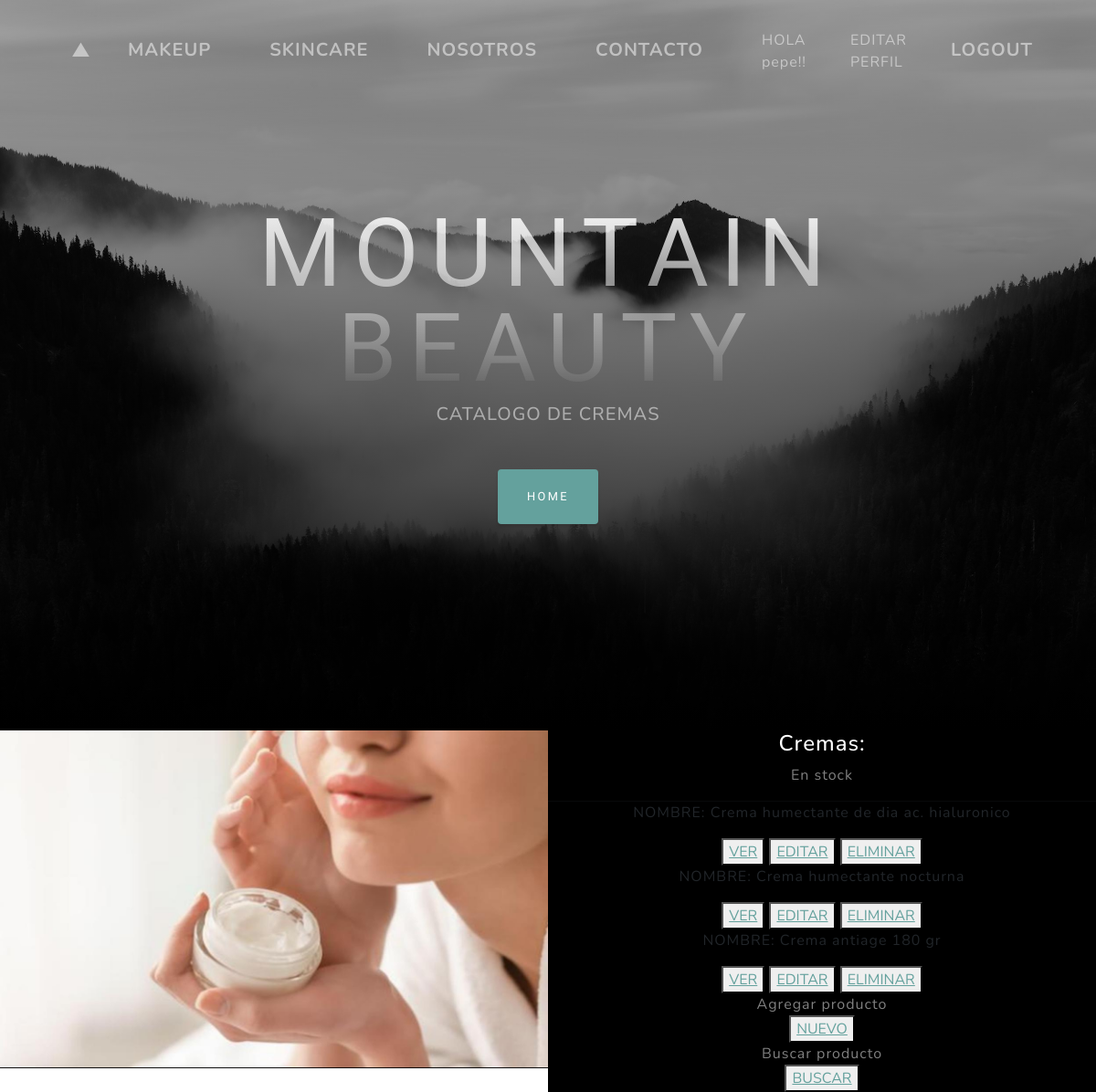
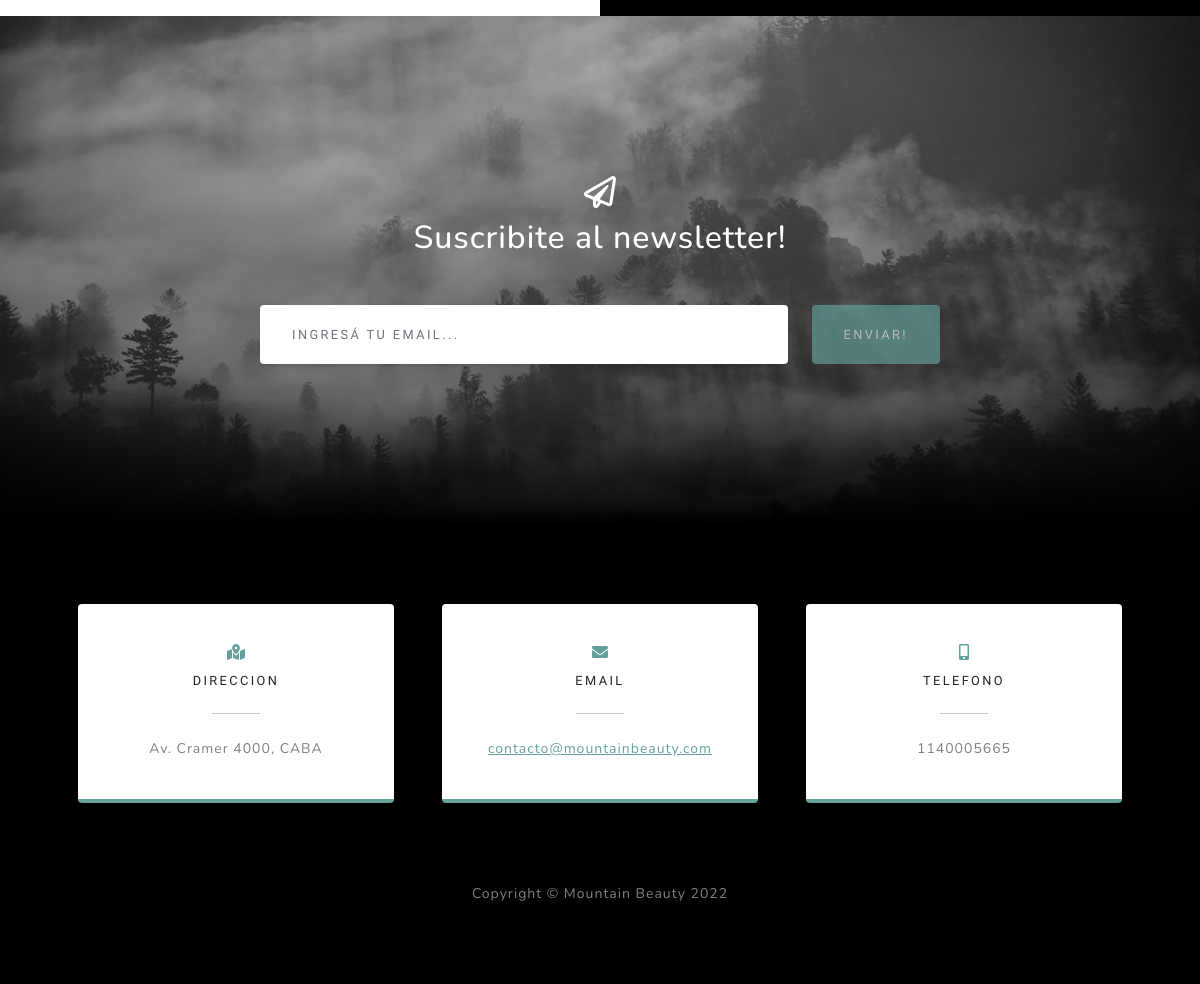
Page /AppCoder/cremas/list (signed in) on the committed database (2 pictures, top to bottom).
### AppCoder/models.py (models this page shows, shortened)
class Cremas(models.Model):
    nombre = models.CharField(max_length=40)
    stock= models.IntegerField()
    precio= models.IntegerField()

### AppCoder/views.py (the view)
# urls.py: path('cremas/list', views.CremasList.as_view(), name= "List"),
class CremasList(ListView):
   model = Cremas
   template_name= "AppCoder/cremas_list.html"

### AppCoder/templates/AppCoder/cremas_list.html (shortened to what this page needs)
{% extends "AppCoder/padre.html" %}
{% load static %}
{% block contenidoQueCambia2 %}
<h2 class="text-white-50 mx-auto mt-2 mb-5">CATALOGO DE CREMAS</h2>
{% endblock %}
{% block contenidoQueCambia %}
<div class="row gx-0 mb-5 mb-lg-0 justify-content-center">
    <div class="col-lg-6"><img class="img-fluid" src="{% static 'AppCoder/assets/img/crema.jpg' %}" alt="..." /></div>
    <div class="col-lg-6">
        <div class="bg-black text-center h-100 project">
            <div class="d-flex h-100">
                <div class="project-text w-100 my-auto text-center text-lg-left">
                    <h4 class="text-white">Cremas:</h4>
                    <p class="mb-0 text-white-50">En stock</p>
                    <hr class="d-none d-lg-block mb-0 ms-0" />
                       <u1>
                       {%  for crema in object_list   %}
                         <p>NOMBRE: {{crema.nombre}}</p>
                           <button>
                            <a href="{% url 'Detail' crema.id %}">VER</a>
                            </button>
                            <button>
                            <a href="{% url 'Edit' crema.id %}">EDITAR</a>
                            </button>
                            <button>
                            <a href="{% url 'Delete' crema.id %}">ELIMINAR</a>
                            </button>
                       {% endfor %}
                       <p class="mb-0 text-white-50">Agregar producto</p>
                       <button>
                       <a href="{% url 'New'  %}">NUEVO</a>
                       </button>
                       <p class="mb-0 text-white-50">Buscar producto</p>
                       <button>
                       <a href="{% url 'BusquedaCremas'  %}">BUSCAR</a>
                       </button>
                       </u1>
                </div>
            </div>
        </div>
    </div>
</div>
{% endblock %}

### AppCoder/templates/AppCoder/padre.html (shortened to what this page needs)
<!DOCTYPE html>
<html lang="en">
    <head>
        {%  load static   %}
        <link href="{% static 'AppCoder/css/styles.css' %}" rel="stylesheet" />
    </head>
    <body id="page-top">
        <nav class="navbar navbar-expand-lg navbar-light fixed-top" id="mainNav">
            <div class="container px-4 px-lg-5">
                <a class="navbar-brand" href="#page-top">▲</a>
                <div class="collapse navbar-collapse" id="navbarResponsive">
                    <ul class="navbar-nav ms-auto">
                        <li class="navbar-brand"><a class="nav-link" href="{% url 'Makeup' %}">MAKEUP</a></li>
                        <li class="navbar-brand"><a class="nav-link" href="{% url 'Skincare' %}">SKINCARE</a></li>
                        <li class="navbar-brand"><a class="nav-link" href="{% url 'Nosotros' %}">NOSOTROS</a></li>
                        <li class="navbar-brand"><a class="nav-link" href="{% url 'Contacto' %}">CONTACTO</a></li>
                        {% if request.user.is_authenticated %}
                        <li class="nav-item"><a class="nav-link"> HOLA {{user.username}}!!</a></li>
                        <li class="nav-item"><a class="nav-link" href="{% url 'EditarPerfil' %}">EDITAR PERFIL</a></li>
                        <li class="navbar-brand"><a class="nav-link" href="{% url 'Logout' %}">LOGOUT</a></li>
                        {% endif %}
                    </ul>
                </div>
            </div>
        </nav>
        <header class="masthead">
            <div class="container px-4 px-lg-5 d-flex h-100 align-items-center justify-content-center">
                <div class="d-flex justify-content-center">
                    <div class="text-center">
                        <h1 class="mx-auto my-0 text-uppercase">Mountain Beauty</h1>
                        {% block contenidoQueCambia2 %}{% endblock %}
                        <a class="btn btn-primary" href="{% url 'Inicio' %}">Home</a>
                    </div>
                </div>
            </div>
        </header>
        {% block contenidoQueCambia %}{% endblock %}
        <section class="signup-section" id="signup">
            <div class="container px-4 px-lg-5">
                <div class="row gx-4 gx-lg-5">
                    <div class="col-md-10 col-lg-8 mx-auto text-center">
                        <i class="far fa-paper-plane fa-2x mb-2 text-white"></i>
                        <h2 class="text-white mb-5">Suscribite al newsletter!</h2>
                        <form class="form-signup" id="contactForm" data-sb-form-api-token="API_TOKEN">
                            <div class="row input-group-newsletter">
                                <div class="col"><input class="form-control" id="emailAddress" type="email" placeholder="Ingresá tu email..." aria-label="Enter email address..." data-sb-validations="required,email" /></div>
                                <div class="col-auto"><button class="btn btn-primary disabled" id="submitButton" type="submit">ENVIAR!</button></div>
                            </div>
                        </form>
                    </div>
                </div>
            </div>
        </section>
        <section class="contact-section bg-black">
            <div class="container px-4 px-lg-5">
                <div class="row gx-4 gx-lg-5">
                    <div class="col-md-4 mb-3 mb-md-0">
                        <div class="card py-4 h-100">
                            <div class="card-body text-center">
                                <i class="fas fa-map-marked-alt text-primary mb-2"></i>
                                <h4 class="text-uppercase m-0">DIRECCION</h4>
                                <hr class="my-4 mx-auto" />
                                <div class="small text-black-50">Av. Cramer 4000, CABA</div>
                            </div>
                        </div>
                    </div>
                    <div class="col-md-4 mb-3 mb-md-0">
                        <div class="card py-4 h-100">
                            <div class="card-body text-center">
                                <i class="fas fa-envelope text-primary mb-2"></i>
                                <h4 class="text-uppercase m-0">EMAIL</h4>
                                <hr class="my-4 mx-auto" />
                                <div class="small text-black-50"><a href="#!">contacto@mountainbeauty.com</a></div>
                            </div>
                        </div>
                    </div>
                    <div class="col-md-4 mb-3 mb-md-0">
                        <div class="card py-4 h-100">
                            <div class="card-body text-center">
                                <i class="fas fa-mobile-alt text-primary mb-2"></i>
                                <h4 class="text-uppercase m-0">TELEFONO</h4>
                                <hr class="my-4 mx-auto" />
                                <div class="small text-black-50">1140005665</div>
                            </div>
                        </div>
                    </div>
                </div>
                </div>
        </section>
        <footer class="footer bg-black small text-center text-white-50"><div class="container px-4 px-lg-5">Copyright &copy; Mountain Beauty 2022</div></footer>
    </body>
</html>

### rows in the picture
Cremas: nombre "Crema humectante de dia ac. hialuronico"
Cremas: nombre "Crema humectante nocturna"
Cremas: nombre "Crema antiage 180 gr"

### other values in the picture
{{ user.username }} "pepe"
